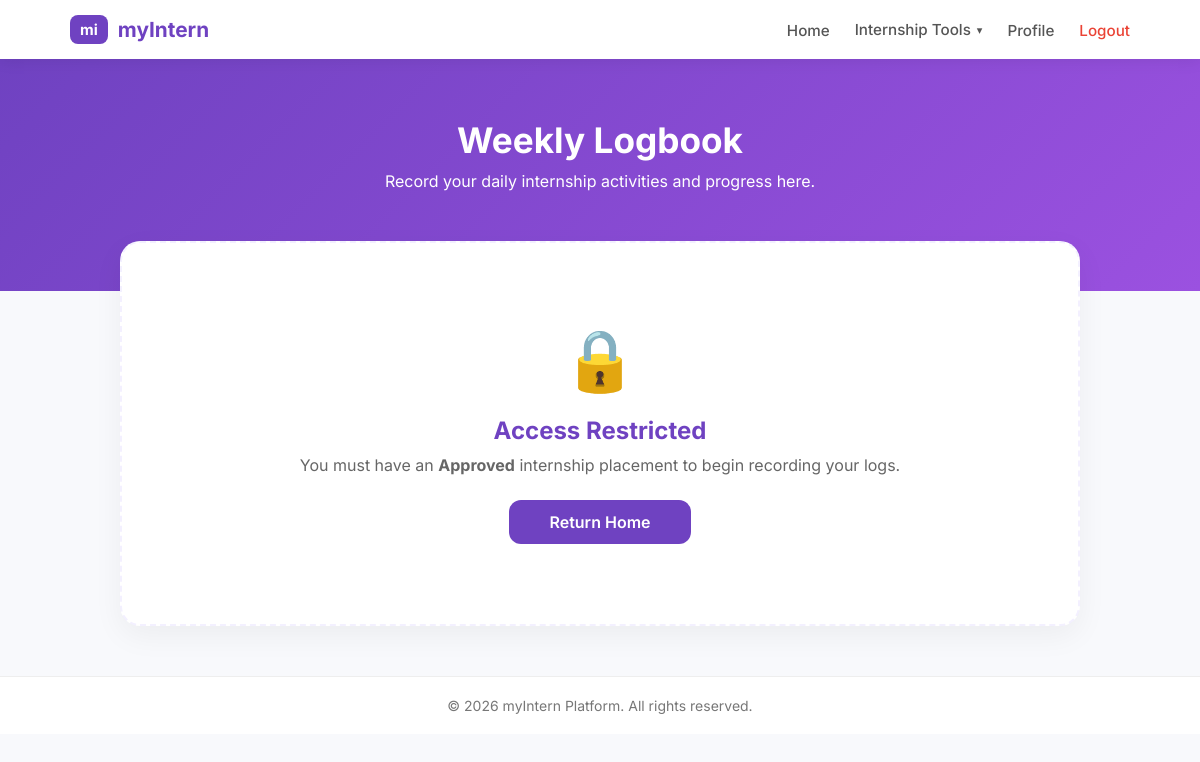
Before: /logbook.php (signed in) with the older database file.
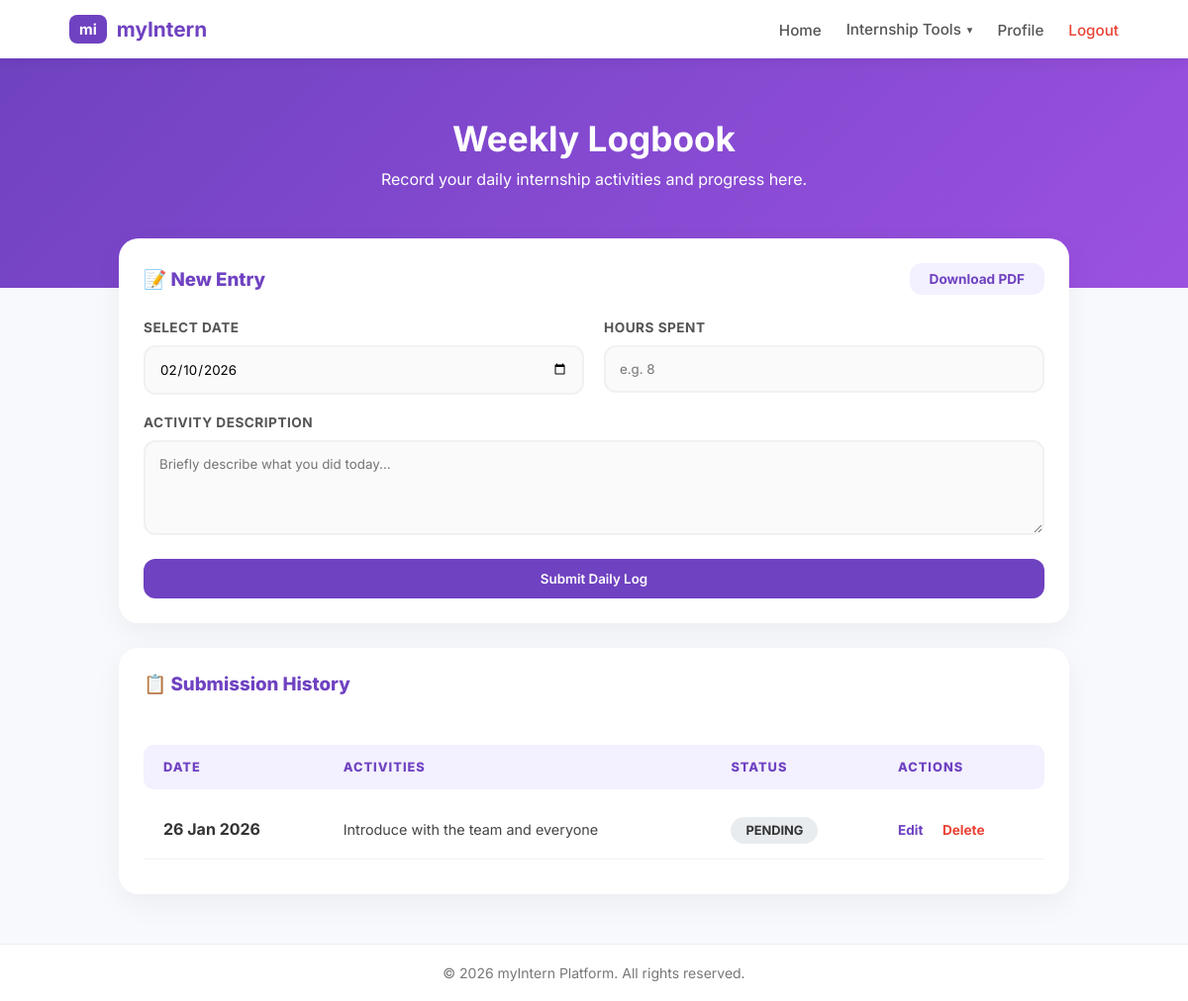
After: the same page with the newer database file.
### tables this page shows
CREATE TABLE `logbook` (
  `logbook_id` int(11) NOT NULL,
  `student_id` int(11) NOT NULL,
  `log_date` date NOT NULL,
  `activities` text DEFAULT NULL,
  `hours_spent` int(11) DEFAULT NULL,
  `status` enum('pending','approved','rejected') DEFAULT 'pending',
  `supervisor_comments` text DEFAULT NULL,
  `approved_at` datetime DEFAULT NULL,
  `remarks` text DEFAULT NULL,
  `submitted_at` datetime DEFAULT current_timestamp()
);

### logbook.php (the view, shortened to what this page needs)
<?php
require 'db_connect.php';
$user_id = $_SESSION['user_id'];
$stmt = $conn->prepare("SELECT * FROM students WHERE user_id = ?");
$stmt->bind_param("i", $user_id);
$stmt->execute();
$student = $stmt->get_result()->fetch_assoc();
$student_id = $student['student_id'];
$status_query = "SELECT application_status FROM internship_applications WHERE student_id = ? AND application_status = 'approved' LIMIT 1";
$status_stmt = $conn->prepare($status_query);
$status_stmt->bind_param("i", $student_id);
$status_stmt->execute();
$is_secured = ($status_stmt->get_result()->num_rows > 0);
$history = $conn->prepare("SELECT * FROM logbook WHERE student_id = ? ORDER BY log_date DESC");
$history->bind_param("i", $student_id);
$history->execute();
$logs = $history->get_result();
?>
<!DOCTYPE html>
<html lang="en">
<head>
    <link rel="stylesheet" href="css/applicant.css">
</head>
<body>
<nav class="navbar">
    <div class="nav-container">
        <a href="applicant.php" class="nav-brand">
            <div>mi</div> myIntern
        </a>
        <ul class="nav-menu">
            <li><a href="applicant.php">Home</a></li>
            <li class="dropdown">
                <a href="#" class="dropdown-toggle">Internship Tools <span class="arrow">▾</span></a>
            </li>
            <li><a href="profile.php">Profile</a></li>
            <li><a href="logout.php" style="color:#ea4335;">Logout</a></li>
        </ul>
    </div>
</nav>
<div class="welcome-hero">
    <h1>Weekly Logbook</h1>
    <p>Record your daily internship activities and progress here.</p>
</div>
<div class="main-container" style="display: block; max-width: 1000px;">
    <?php if (!$is_secured): ?>
        <div class="card" style="text-align: center; padding: 80px 40px; border: 2px dashed #f3f0ff;">
            <div style="font-size: 60px; margin-bottom: 20px;">🔒</div>
            <h2 style="color: var(--primary); margin-bottom: 10px;">Access Restricted</h2>
            <p style="color: #666;">You must have an <strong>Approved</strong> internship placement to begin recording your logs.</p>
            <a href="applicant.php" class="btn btn-primary" style="width: auto; margin-top: 25px; padding: 12px 40px;">Return Home</a>
        </div>
    <?php else: ?>
        <div class="card">
            <div style="display: flex; justify-content: space-between; align-items: center; margin-bottom: 25px;">
                <h3 style="margin:0; font-weight: 800; color: var(--primary);">📝 New Entry</h3>
                <button onclick="window.print()" class="btn" style="width:auto; padding: 8px 20px; background:#f3f0ff; color:var(--primary); font-size: 0.85rem; font-weight: 700;">
                    Download PDF
                </button>
            </div>
            <form method="POST" class="log-form">
                <div style="display: grid; grid-template-columns: 1fr 1fr; gap: 20px;">
                    <div>
                        <label>Select Date</label>
                        <input type="date" name="log_date" value="<?php echo date('Y-m-d'); ?>" required>
                    </div>
                    <div>
                        <label>Hours Spent</label>
                        <input type="number" step="0.5" name="hours" placeholder="e.g. 8" required>
                    </div>
                </div>
                <label>Activity Description</label>
                <textarea name="activities" rows="4" placeholder="Briefly describe what you did today..." required></textarea>
                <button type="submit" name="add_log" class="btn btn-primary">Submit Daily Log</button>
            </form>
        </div>
        <div class="card">
            <h3 style="margin-bottom: 20px; font-weight: 800; color: var(--primary);">📋 Submission History</h3>
            <div style="overflow-x: auto;">
                <table class="data-table">
                    <thead>
                        <tr>
                            <th>Date</th>
                            <th>Activities</th>
                            <th>Status</th>
                            <th>Actions</th>
                        </tr>
                    </thead>
                    <tbody>
                        <?php if($logs->num_rows > 0): ?>
                            <?php while($row = $logs->fetch_assoc()): ?>
                            <tr>
                                <td style="white-space: nowrap;"><strong><?php echo date('d M Y', strtotime($row['log_date'])); ?></strong></td>
                                <td style="font-size: 0.9rem; color: #444;"><?php echo nl2br(htmlspecialchars($row['activities'])); ?></td>
                                <td><span class="status-pill <?php echo $row['status']; ?>"><?php echo strtoupper($row['status']); ?></span></td>
                                <td style="white-space: nowrap;">
                                    <?php if($row['status'] == 'pending'): ?>
                                        <a href="edit_log.php?id=<?php echo $row['logbook_id']; ?>" style="color:var(--primary); font-weight:700; text-decoration:none; margin-right:15px; font-size:0.85rem;">Edit</a>
                                        <a href="logbook.php?delete_id=<?php echo $row['logbook_id']; ?>"
                                           style="color:#ea4335; font-weight:700; text-decoration:none; font-size:0.85rem;"
                                           onclick="return confirm('Delete this entry?')">Delete</a>
                                    <?php else: ?>
                                        <span style="color:#aaa; font-size: 0.8rem; font-weight: 600;">Locked</span>
                                    <?php endif; ?>
                                </td>
                            </tr>
                            <?php endwhile; ?>
                        <?php else: ?>
                            <tr>
                                <td colspan="4" style="text-align:center; color:#999; padding: 40px;">No entries found yet. Start by adding one above!</td>
                            </tr>
                        <?php endif; ?>
                    </tbody>
                </table>
            </div>
        </div>
    <?php endif; ?>
</div>
<footer class="main-footer">
    <div class="footer-bottom">
        <p>© 2026 myIntern Platform. All rights reserved.</p>
    </div>
</footer>
</body>
</html>

### css/applicant.css (style rules this page uses)
:root { --primary: #6f42c1; --secondary: #9b51e0; --bg: #f8f9fc; --white: #ffffff; }
* { margin: 0; padding: 0; box-sizing: border-box; font-family: 'Inter', sans-serif; }
body { background: var(--bg); color: #333; }
.navbar { background: white; padding: 15px 0; box-shadow: 0 2px 15px rgba(0,0,0,0.08); position: sticky; top: 0; z-index: 1000; }
.nav-container { max-width: 1100px; margin: auto; display: flex; justify-content: space-between; align-items: center; padding: 0 20px; }
.nav-brand { font-weight: 700; color: var(--primary); font-size: 1.3rem; display: flex; align-items: center; gap: 10px; text-decoration: none; }
.nav-brand div { background: var(--primary); color: white; padding: 5px 10px; border-radius: 8px; font-size: 15px; }
.nav-menu { display: flex; gap: 25px; list-style: none; align-items: center; margin: 0; }
.nav-menu a { text-decoration: none; color: #555; font-weight: 500; font-size: 0.95rem; }
.dropdown { position: relative; }
.dropdown-toggle { display: flex; align-items: center; gap: 6px; }
.arrow { font-size: 0.7rem; transition: transform 0.3s ease; }
.welcome-hero { background: linear-gradient(135deg, var(--primary), var(--secondary)); color: white; padding: 60px 20px 100px; text-align: center; }
.welcome-hero h1 { font-size: 2.2rem; margin-bottom: 10px; }
.main-container { max-width: 1100px; margin: -50px auto 50px; padding: 0 20px; display: grid; grid-template-columns: 1fr 350px; gap: 25px; }
.card { background: var(--white); border-radius: 20px; padding: 25px; box-shadow: 0 10px 30px rgba(0,0,0,0.05); margin-bottom: 25px; }
.status-pill { padding: 6px 15px; border-radius: 20px; font-size: 0.8rem; font-weight: 700; background: #e9ecef; }
.btn { display: inline-block; padding: 12px 25px; border-radius: 12px; text-decoration: none; font-weight: 600; transition: 0.3s; border: none; cursor: pointer; text-align: center; width: 100%; }
.btn-primary { background: var(--primary); color: white; }
.main-footer { background: #ffffff; border-top: 1px solid #eee; padding: 20px 0; margin-top: auto; }
.footer-bottom { text-align: center; }
.footer-bottom p { font-size: 14px; color: #777; }

### logbook.php (style rules this page uses)
.log-form label { display: block; font-weight: 700; margin-bottom: 10px; font-size: 0.85rem; color: #555; text-transform: uppercase; letter-spacing: 0.5px; }
.log-form input, .log-form textarea { width: 100%; padding: 14px; border: 2px solid #f1f1f1; border-radius: 12px; margin-bottom: 20px; font-family: 'Inter', sans-serif; background: #fafafa; transition: 0.3s; }
.data-table { width: 100%; border-collapse: separate; border-spacing: 0 10px; margin-top: 20px; }
.data-table th { padding: 15px 20px; background: #f3f0ff; color: var(--primary); font-size: 0.8rem; text-transform: uppercase; letter-spacing: 1px; font-weight: 800; text-align: left; }
.data-table th:first-child { border-radius: 10px 0 0 10px; }
.data-table th:last-child { border-radius: 0 10px 10px 0; }
.data-table td { padding: 20px; background: white; border-bottom: 1px solid #f1f1f1; vertical-align: middle; }

Changed rows visible on the page:
added logbook: log_date "26 Jan 2026", activities "Introduce with the team and everyone", status "PENDING"
Other visible differences:
form field log_date: (not shown) → "02/10/2026"
text no longer shown: "🔒 Access Restricted You must have an Approved internship placement to begin recording your logs. Return Home"
text now shown: "📝 New Entry Download PDF SELECT DATE HOURS SPENT ACTIVITY DESCRIPTION Submit Daily Log 📋 Submission History DATE ACTIVITIES STATUS ACTIONS"
